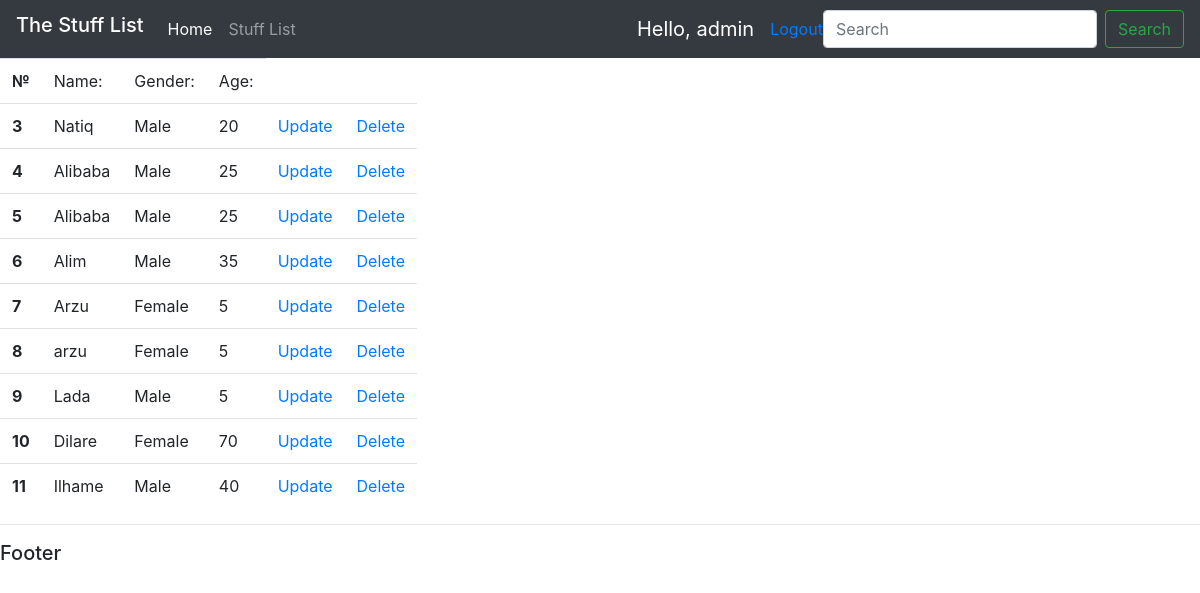
The app's page /base/ (signed in) with its own data.
### myapp/models.py (models this page shows)
class Person(models.Model):
   name = models.CharField(max_length=50)
   gender = models.CharField(max_length=50)
   age= models.IntegerField(default=5)

### myapp/decorators.py (the view)
    def wrapper_function(request,*args, **kwargs):
        group = None
        if request.user.groups.exists():
           group=request.user.groups.all()[0].name
        if  group =='persons':
             return redirect('user')
        if  group =='admins':
            return view_func(request,*args, **kwargs)

### myapp/views.py (called while the page is built)
@login_required(login_url='login')
@admin_only
def base(request):
    person = Person.objects.all()
    context = {'person':person}
    return render(request,"myapp/dashboard.html",context)

### myapp/templates/myapp/dashboard.html
{% extends 'myapp/base.html' %}
{% block content  %}
<div>
    <table class="table table-responsive">
          <tr>
            <th scope="row">№</th>
            <td>Name:</td>
            <td>Gender:</td>
            <td>Age:</td>
          </tr>
          {% for form in person %}
            <tr>
                <th scope="row">{{form.id}}</th>
                <td>{{form.name}}</td>
                <td>{{form.gender}}</td>
                <td>{{form.age}}</td>
                <td><a href="{%  url 'update_person' form.id %}">Update</a></td>
                <td><a href="{% url 'delete_person' form.id  %}">Delete</a></td>
              </tr>
          {% endfor %}
      </table>
</div>
  {% endblock  %}

### myapp/templates/myapp/base.html (shortened to what this page needs)
{% load static  %}
<html>
<head>
    <link rel="stylesheet" href="https://stackpath.bootstrapcdn.com/bootstrap/4.3.1/css/bootstrap.min.css">
</head>
<body>
    {% include 'myapp/home.html' %}
    {% block content %}
    {% endblock %}
    <hr>
    <h5>Footer</h5>
</body>
</html>

### myapp/templates/myapp/home.html (shortened to what this page needs)
<nav class="navbar navbar-expand-lg navbar-dark bg-dark">
    <h1><a class="navbar-brand" href="#">The Stuff List</a></h1>
    <div class="collapse navbar-collapse" id="navbarSupportedContent">
      <ul class="navbar-nav mr-auto">
        {% if request.user.is_staff  %}
        <li class="nav-item active">
          <a class="nav-link" href="">Home <span class="sr-only">(current)</span></a>
        </li>
        <li class="nav-item">
          <a class="nav-link" href="{% url 'dashboard' %}">Stuff List</a>
        </li>
        {% endif  %}
      </ul>
      <span class="navbar-brand" > Hello, {{request.user}}</span>
      <span><a  href="{% url 'logout' %}"> Logout </a> </span>
      <form method="get" class="form-inline my-2 my-lg-0" action="{% url 'seach2'  %}" >
        <input name='q'  class="form-control mr-sm-2" type="search" placeholder="Search" aria-label="Search" required>
        <button  class="btn btn-outline-success my-2 my-sm-0" type="submit">Search</button>
      </form>
    </div>
  </nav>

### records on screen
Person: id "3", name "Natiq", gender "Male", age "20"
Person: id "4", name "Alibaba", gender "Male", age "25"
Person: id "5", name "Alibaba", gender "Male", age "25"
Person: id "6", name "Alim", gender "Male", age "35"
Person: id "7", name "Arzu", gender "Female", age "5"
Person: id "8", name "arzu", gender "Female", age "5"
Person: id "9", name "Lada", gender "Male", age "5"
Person: id "10", name "Dilare", gender "Female", age "70"
Person: id "11", name "Ilhame", gender "Male", age "40"

### other values on screen
{{ request.user }} "admin"
